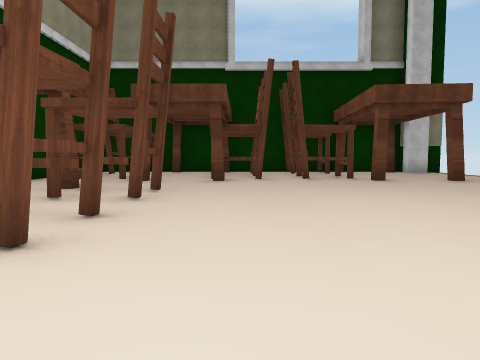
[1] (above)

17 first-person views from a walk through a 3-D level made in the Unity game engine. The camera is 1.4 m above the floor, tilts 4° down and sees 70° across. The floor is counted in squares, 2 m on a side. Each view is taken from the middle of a square. On the plan, view 1 faces up. The plan holds only what a view shows up to about 11 squares ahead; the rest is blank. The place goes on beyond the plan. Some surface patterns are stand-ins.

[2]
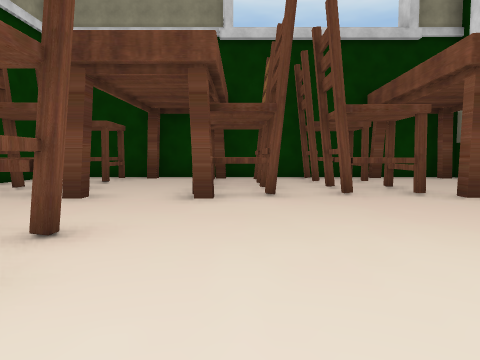

[3]
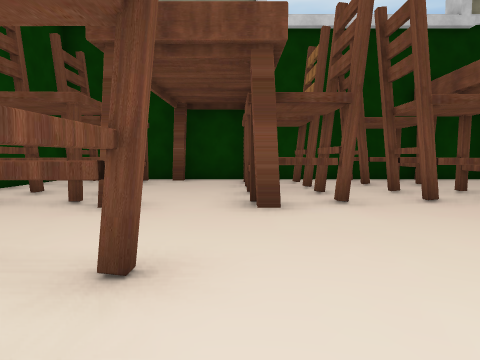

[4]
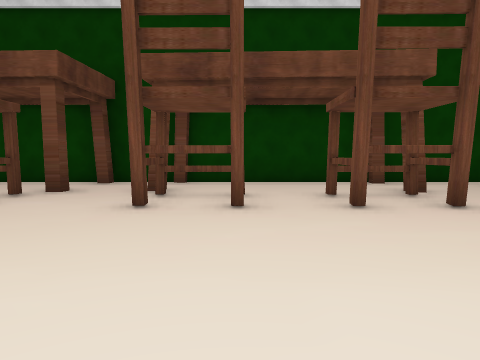

[5]
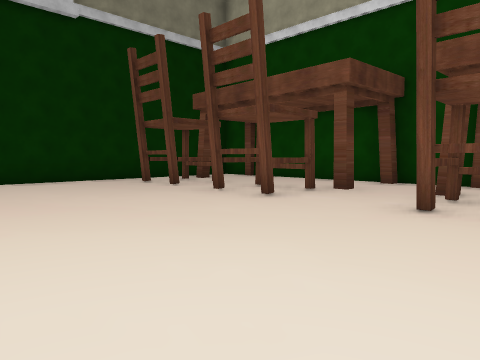

[6]
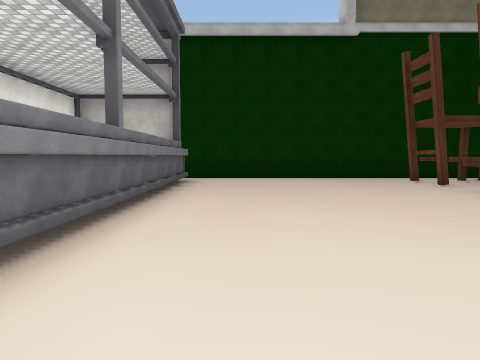

[7]
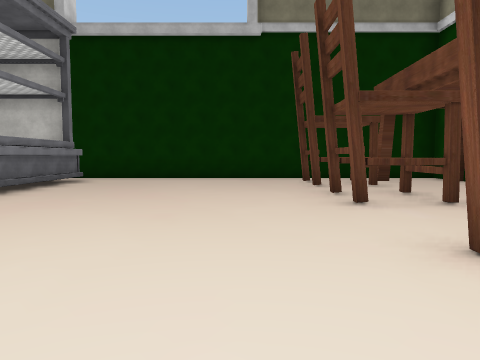

[8]
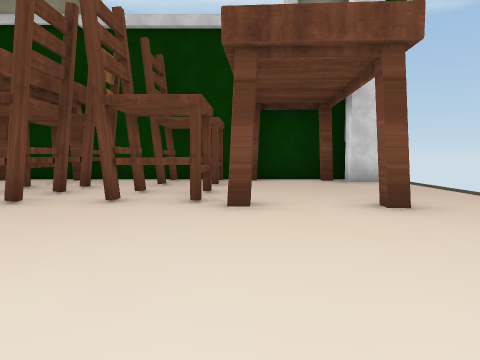

[9]
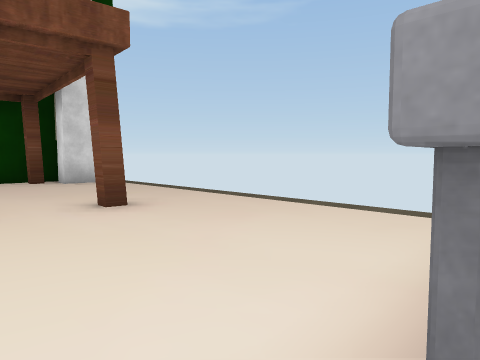

[10]
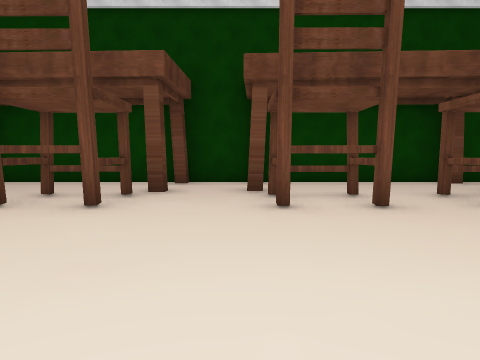

[11]
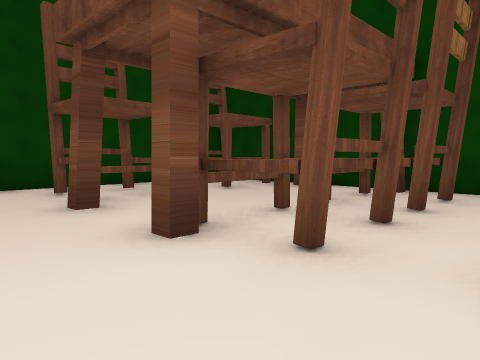

[12]
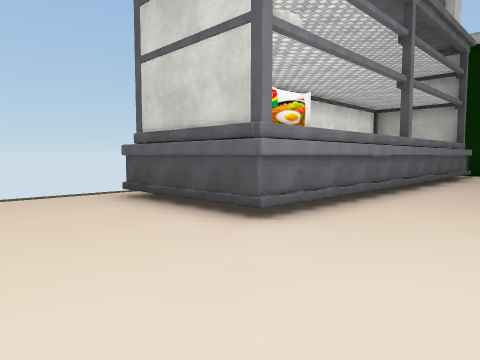

[13]
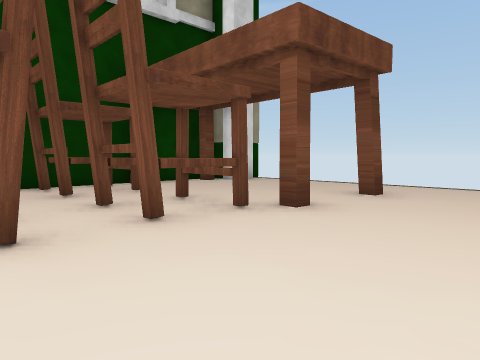

[14]
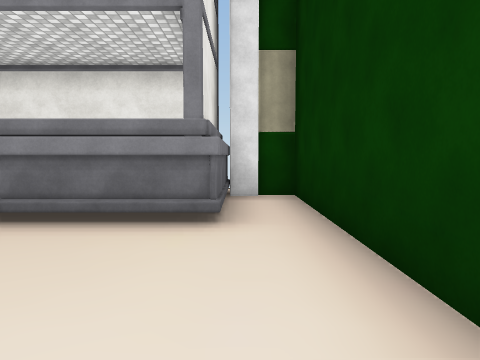

[15]
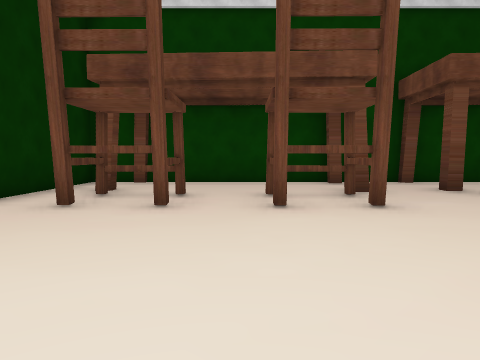

[16]
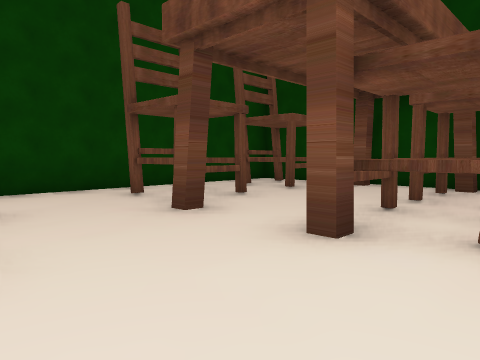

[17]
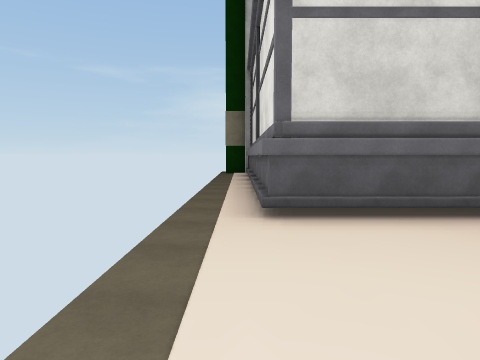

### Floor plan
Points are (right, up) in squares from view 1. A wall is a line through its corners. A room is listed if a view was taken in it or the views show most of it. See-through windows are left out.
Room 1 (views 1, 2, 3, 4, 5, 6, 7, 8, 9, 10, 11, 12, 13, 14, 15, 16, 17)
walls: (-2.6, 10) (-2.6, 9.6) (-3, 9.6); (6.4, 9.6) (5.9, 9.6); (-5.7, 7.8) (-5.7, 7.3); (-6.2, 7.4) (-6.2, 2.5); (-6.2, 2.4) (-6.2, 0.6) (-5.8, 0.6) (-5.8, 0.2); (-6.2, 0.4) (-6.2, -4.5); (4.6, 14.7) (4.1, 14.7); (-2.6, 15.2) (-2.6, 14.7) (-3, 14.7); (7.8, 14.2) (7, 14.2) (7, 14.8); (7.2, 14.9) (7.2, 15.4) (-6.2, 15.4) (-6.2, 7.9); (7, -5.4) (7, -4.8) (4.6, -4.8) (4.6, 5.2) (7.6, 5.2) (7.6, -1.2); (-6.2, -4.8) (-6.2, -6) (7.2, -6) (7.2, -5.2)
objects: other object (-5, 10) to (-4, 11); other object (-5, 13) to (-4, 14); other object (-3, -4) to (-2, -3); other object (-3, -1) to (-2, 0); other object (-3, 3) to (-2, 4); other object (-3, 6) to (-2, 7); other object (-1, 13) to (0, 14); other object (0, 10) to (0, 11); other object (2, 10) to (3, 11); other object (2, 14) to (3, 14)

Positions as (right, up) in squares from view 1, and headings:
1: (0, 0), facing up
2: (0, 4), facing up
3: (-1, 5), facing up
4: (3, 4), facing left
5: (3, 4), facing down-left
6: (3, 5), facing down
7: (0, 5), facing down
8: (4, 5), facing up
9: (4, 5), facing up-right
10: (3, 2), facing left
11: (2, 8), facing up-left
12: (2, 8), facing down-right
13: (0, 7), facing up-right
14: (1, -5), facing right
15: (3, -2), facing left
16: (1, 7), facing up-left
17: (8, 9), facing down
